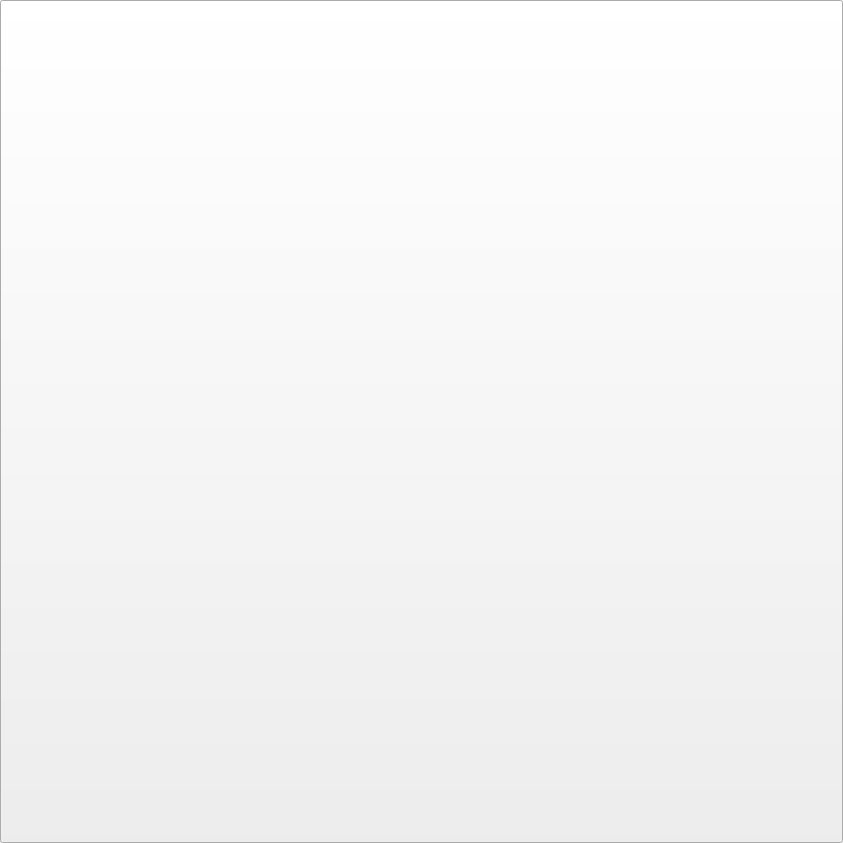
<?xml version="1.0" encoding="UTF-8"?>
<ui version="4.0">
 <class>MainWindow</class>
 <widget class="QMainWindow" name="MainWindow">
  <property name="geometry">
   <rect>
    <x>0</x>
    <y>0</y>
    <width>843</width>
    <height>843</height>
   </rect>
  </property>
  <property name="minimumSize">
   <size>
    <width>843</width>
    <height>843</height>
   </size>
  </property>
  <property name="maximumSize">
   <size>
    <width>843</width>
    <height>843</height>
   </size>
  </property>
  <property name="baseSize">
   <size>
    <width>843</width>
    <height>843</height>
   </size>
  </property>
  <property name="windowTitle">
   <string>MainWindow</string>
  </property>
  <widget class="QWidget" name="centralwidget">
   <property name="minimumSize">
    <size>
     <width>843</width>
     <height>843</height>
    </size>
   </property>
   <property name="maximumSize">
    <size>
     <width>843</width>
     <height>843</height>
    </size>
   </property>
   <property name="baseSize">
    <size>
     <width>843</width>
     <height>843</height>
    </size>
   </property>
   <widget class="QPushButton" name="StartButton">
    <property name="geometry">
     <rect>
      <x>0</x>
      <y>0</y>
      <width>843</width>
      <height>843</height>
     </rect>
    </property>
    <property name="minimumSize">
     <size>
      <width>843</width>
      <height>843</height>
     </size>
    </property>
    <property name="maximumSize">
     <size>
      <width>843</width>
      <height>843</height>
     </size>
    </property>
    <property name="baseSize">
     <size>
      <width>843</width>
      <height>843</height>
     </size>
    </property>
    <property name="text">
     <string/>
    </property>
   </widget>
  </widget>
 </widget>
 <resources/>
 <connections/>
</ui>
